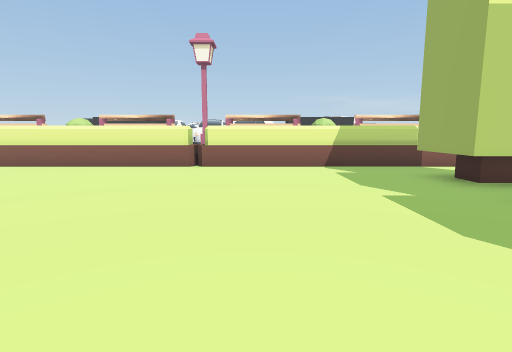
view 1 (above)

15 first-person views from a walk through a 3-D level made in the Unity game engine. The camera is 0.51 m above the floor, tilts 8° down and sees 80° across. The floor is counted in squares, 0.5 m on a side. Each view is taken from the middle of a square. On the plan, view 1 faces up. The plan holds only what a view shows up to about 12 squares ahead; the rest is blank. The place goes on beyond the plan.

view 2
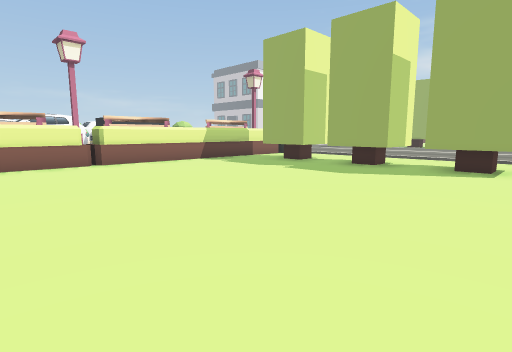

view 3
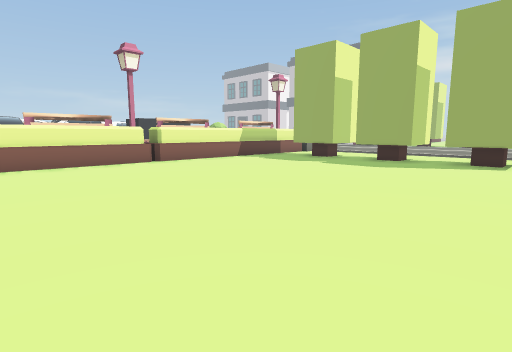

view 4
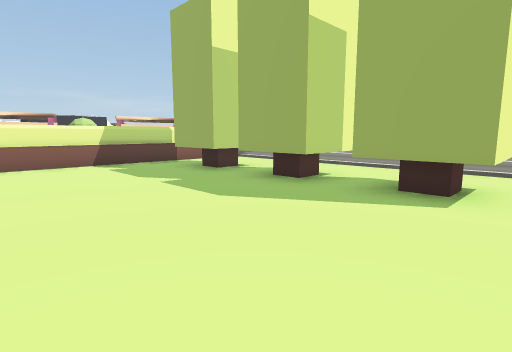

view 5
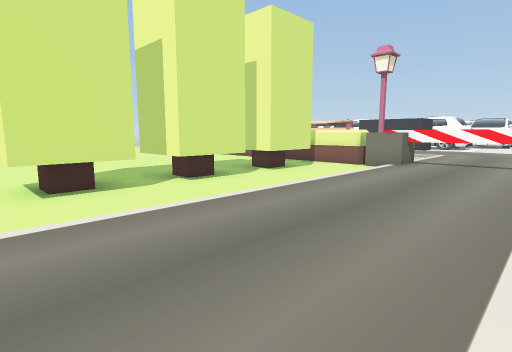

view 6
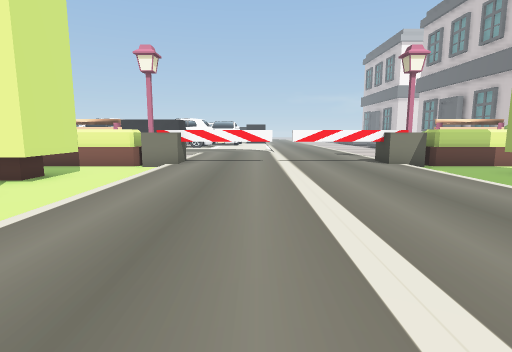

view 7
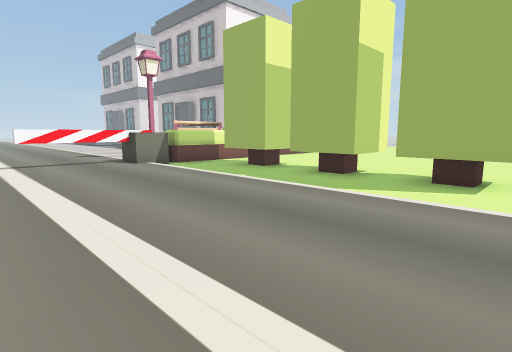

view 8
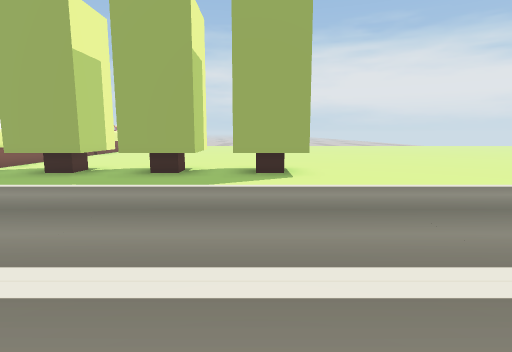

view 9
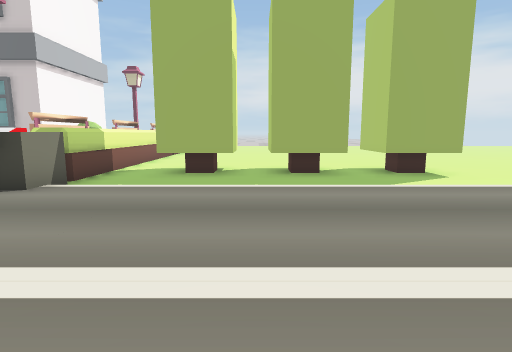

view 10
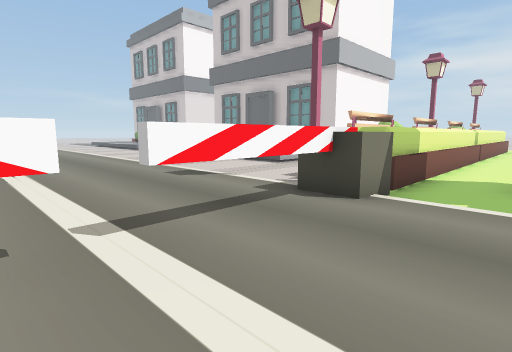

view 11
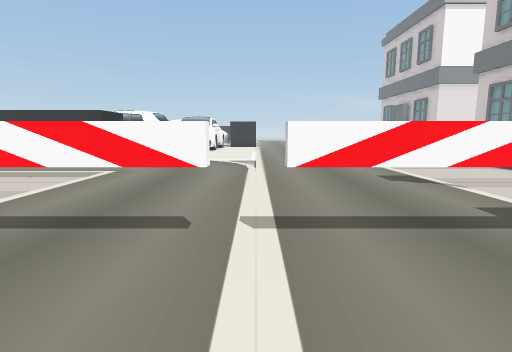

view 12
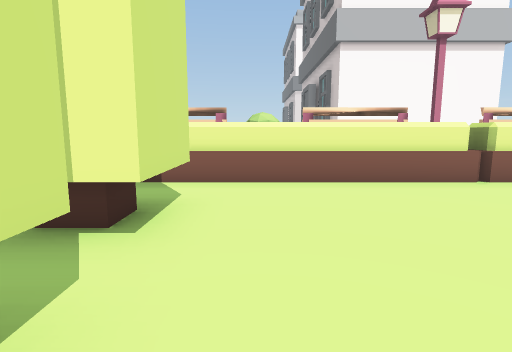

view 13
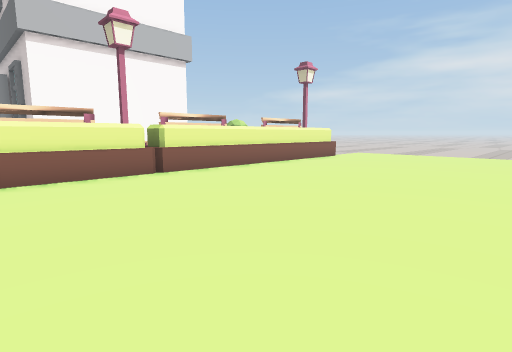

view 14
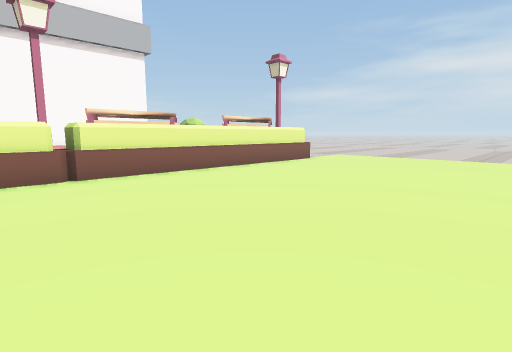

view 15
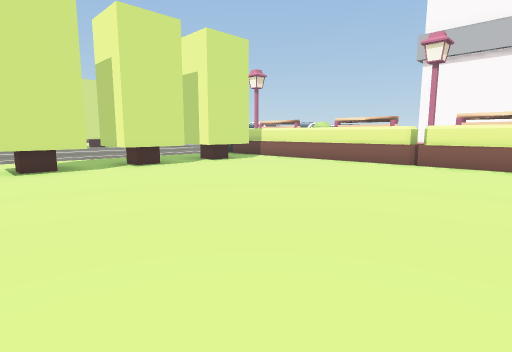

### Floor plan
Key: @ floor where view 1 was taken; # wall or solid block; . main floor; : floor 0.05 m higher than the main floor; / step, stairs or slope; = window, fence, low wall or low ledge; ^ raised ledge; T thing the floor can be seen under or through; B black block.
Columns run from 7 left of view 1 to 32 right of it. Each row starts with its distance up from view 1.
 20                      ::
 19          BBBBB     /:::/
 18                   //:::/
 17                   :/::: .../
 16             :::::::/:::/.../   #
 15             ////:::::::/.../   ^######
 14              ../:::::::/....
 13               ./:::::::/...
 12               ./:::::::/.         =
 11 ###############/:::::::/################
 10 ^^^^^^^^^^^^^^^^TTT:TT:^^^^^^^^^^=^^^^^
  9 ^^^^^=^^^^^^^^^^:::::::^^^^^^^^^^=^^^^^^
  8 ...............::::::::.................
  7  ..........=#=.::::::::..=#=............
  6  ..........###.::::::::..###............
  5 ...............::::::::.................
  4 ...........=#=.::::::::..=#=............
  3 ...........###.::::::::..###............
  2 ...............::::::::...............
  1 ...........=#=.::::::::..=#=.........
  0 .......@...###.::::::::..###.........
 -1 ...............::::::::..............

Positions as (right, up) in squares from view 1, and headings:
1: (0, 0), facing up
2: (-5, -1), facing up-right
3: (-7, -1), facing up-right
4: (-1, -1), facing up-right
5: (12, -1), facing up-left
6: (11, -1), facing up
7: (11, -1), facing up-right
8: (10, 1), facing right
9: (10, 5), facing right
10: (11, 7), facing up-right
11: (12, 7), facing up
12: (21, 3), facing up
13: (22, 2), facing up-right
14: (24, 2), facing up-right
15: (29, -1), facing up-left
